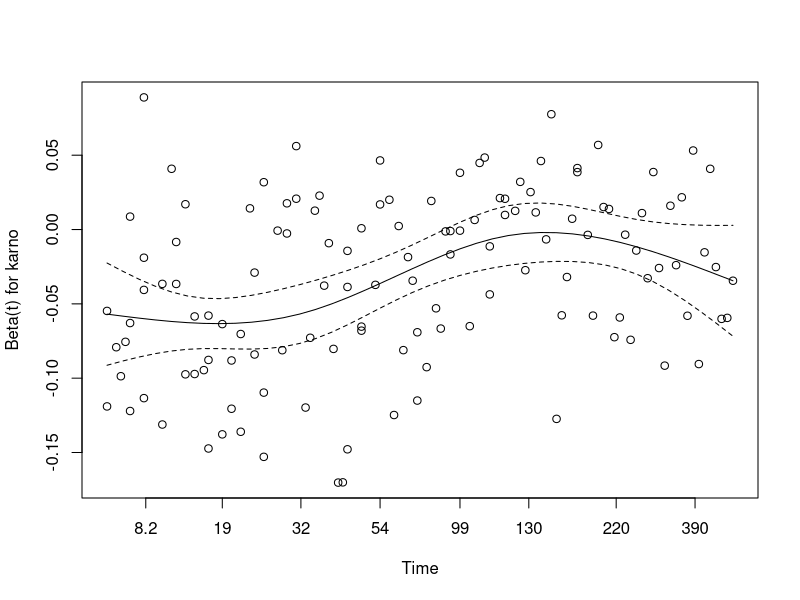

Generate this figure with R:
library(survival)


### Name: survSplit
### Title: Split a survival data set at specified times
### Aliases: survSplit
### Keywords: survival utilities

### ** Examples

fit1 <- coxph(Surv(time, status) ~ karno + age + trt, veteran)
plot(cox.zph(fit1)[1])
# a cox.zph plot of the data suggests that the effect of Karnofsky score
#  begins to diminish by 60 days and has faded away by 120 days.
# Fit a model with separate coefficients for the three intervals.
#
vet2 <- survSplit(Surv(time, status) ~., veteran,
                   cut=c(60, 120), episode ="timegroup")
fit2 <- coxph(Surv(tstart, time, status) ~ karno* strata(timegroup) +
                age + trt, data= vet2)
c(overall= coef(fit1)[1],
  t0_60  = coef(fit2)[1],
  t60_120= sum(coef(fit2)[c(1,4)]),
  t120   = sum(coef(fit2)[c(1,5)]))
